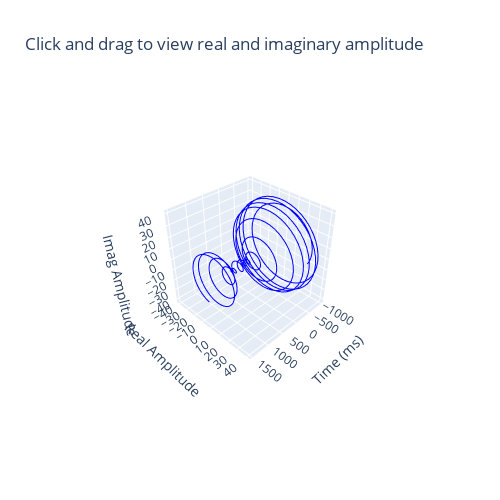
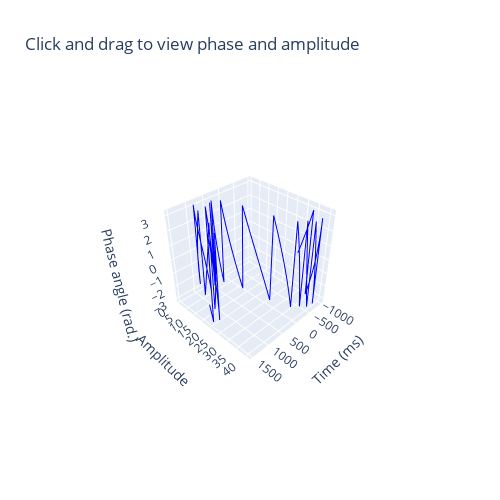
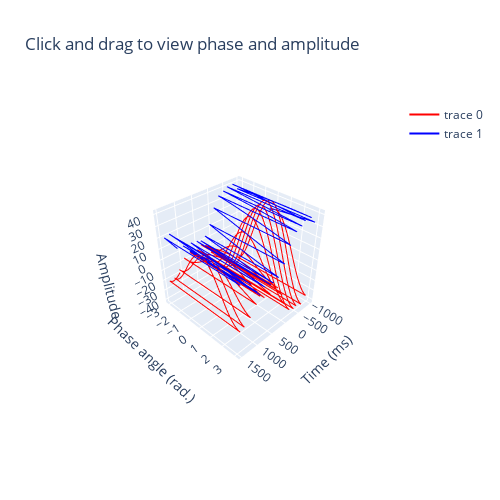

These figures' notebook cell, in order:
### Markdown cell above
### Figure 13.9

### Code cell
# Real vs. Imaginary
fig = go.Figure(data=[go.Scatter3d(
    x=EEG['times'][0],
    y=np.real(convolution_result_fft),
    z=np.imag(convolution_result_fft),
    mode='lines',
    line=dict(color='blue')
)])
fig.update_layout(
    scene=dict(
        xaxis_title='Time (ms)',
        yaxis_title='Real Amplitude',
        zaxis_title='Imag Amplitude',
        camera=dict(
            eye=dict(x=2, y=2, z=2)
        )
    ),
    width=500,
    height=500,
    title='Click and drag to view real and imaginary amplitude'
)
fig.show()

# Amplitude vs. Phase
fig2 = go.Figure(data=[go.Scatter3d(
    x=EEG['times'][0],
    y=np.abs(convolution_result_fft),
    z=np.angle(convolution_result_fft),
    mode='lines',
    line=dict(color='blue')
)])
fig2.update_layout(
    scene=dict(
        xaxis_title='Time (ms)',
        yaxis_title='Amplitude',
        zaxis_title='Phase angle (rad.)',
        camera=dict(
            eye=dict(x=2, y=2, z=2)
        )
    ),
    width=500,
    height=500,
    title='Click and drag to view phase and amplitude'
)
fig2.show()

# Amplitude vs. Phase
fig3 = go.Figure(data=[go.Scatter3d(
    x=EEG['times'][0],
    y=np.angle(convolution_result_fft),
    z=np.real(convolution_result_fft),
    mode='lines',
    line=dict(color='red')
), go.Scatter3d(
    x=EEG['times'][0],
    y=np.angle(convolution_result_fft),
    z=np.abs(convolution_result_fft),
    mode='lines',
    line=dict(color='blue')
)])
fig3.update_layout(
    scene=dict(
        xaxis_title='Time (ms)',
        yaxis_title='Phase angle (rad.)',
        zaxis_title='Amplitude',
        camera=dict(
            eye=dict(x=2, y=2, z=2)
        )
    ),
    width=500,
    height=500,
    title='Click and drag to view phase and amplitude'
)
fig3.show()

### Figure 1 — Plotly figure (JSON) as saved in the notebook; plotly's stock layout.template omitted (floating-point values rounded to 4 significant figures; data arrays with more than 128 entries replaced by an {"elided": "..."} marker saying what was removed)
{"data": [{"line": {"color": "blue"}, "mode": "lines", "type": "scatter3d", "x": {"elided": "640 float values"}, "y": {"elided": "640 float values"}, "z": {"elided": "640 float values"}}], "layout": {"height": 500, "scene": {"camera": {"eye": {"x": 2, "y": 2, "z": 2}}, "xaxis": {"title": {"text": "Time (ms)"}}, "yaxis": {"title": {"text": "Real Amplitude"}}, "zaxis": {"title": {"text": "Imag Amplitude"}}}, "title": {"text": "Click and drag to view real and imaginary amplitude"}, "width": 500}}

### Figure 2 — Plotly figure (JSON) as saved in the notebook; plotly's stock layout.template omitted (floating-point values rounded to 4 significant figures; data arrays with more than 128 entries replaced by an {"elided": "..."} marker saying what was removed)
{"data": [{"line": {"color": "blue"}, "mode": "lines", "type": "scatter3d", "x": {"elided": "640 float values"}, "y": {"elided": "640 float values"}, "z": {"elided": "640 float values"}}], "layout": {"height": 500, "scene": {"camera": {"eye": {"x": 2, "y": 2, "z": 2}}, "xaxis": {"title": {"text": "Time (ms)"}}, "yaxis": {"title": {"text": "Amplitude"}}, "zaxis": {"title": {"text": "Phase angle (rad.)"}}}, "title": {"text": "Click and drag to view phase and amplitude"}, "width": 500}}

### Figure 3 — Plotly figure (JSON) as saved in the notebook; plotly's stock layout.template omitted (floating-point values rounded to 4 significant figures; data arrays with more than 128 entries replaced by an {"elided": "..."} marker saying what was removed)
{"data": [{"line": {"color": "red"}, "mode": "lines", "type": "scatter3d", "x": {"elided": "640 float values"}, "y": {"elided": "640 float values"}, "z": {"elided": "640 float values"}}, {"line": {"color": "blue"}, "mode": "lines", "type": "scatter3d", "x": {"elided": "640 float values"}, "y": {"elided": "640 float values"}, "z": {"elided": "640 float values"}}], "layout": {"height": 500, "scene": {"camera": {"eye": {"x": 2, "y": 2, "z": 2}}, "xaxis": {"title": {"text": "Time (ms)"}}, "yaxis": {"title": {"text": "Phase angle (rad.)"}}, "zaxis": {"title": {"text": "Amplitude"}}}, "title": {"text": "Click and drag to view phase and amplitude"}, "width": 500}}
